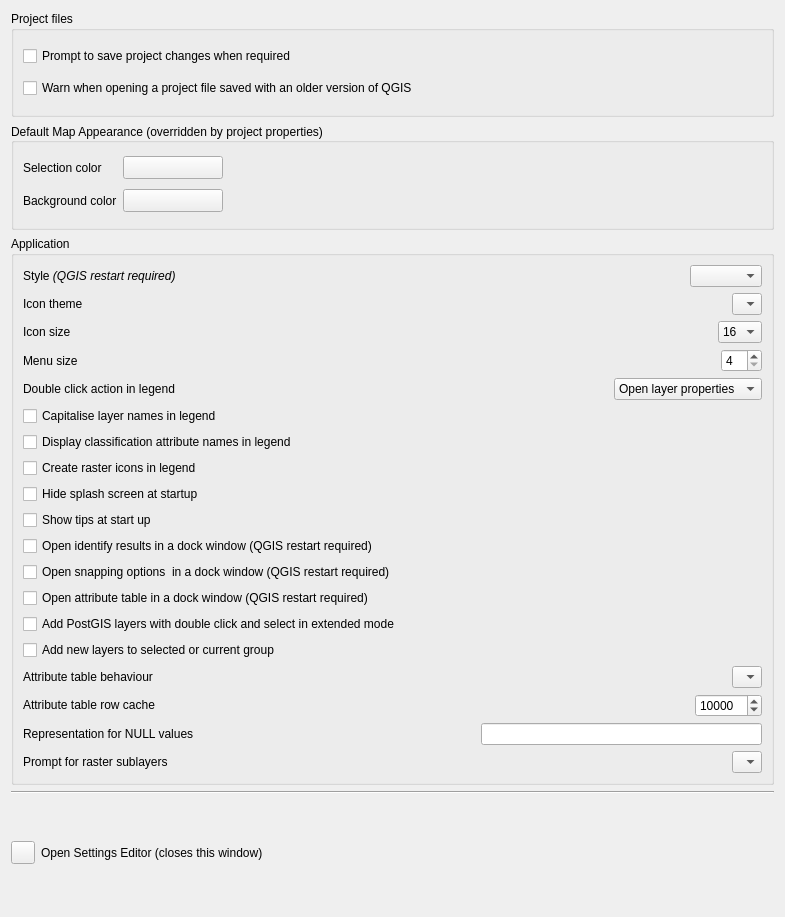
         <widget class="QWidget" name="scrollAreaWidgetContents_3">
          <property name="geometry">
           <rect>
            <x>0</x>
            <y>-146</y>
            <width>785</width>
            <height>917</height>
           </rect>
          </property>
          <layout class="QVBoxLayout" name="verticalLayout_3">
           <item>
            <widget class="QGroupBox" name="groupBox_11">
             <property name="title">
              <string>Project files</string>
             </property>
             <layout class="QVBoxLayout">
              <item>
               <widget class="QCheckBox" name="chbAskToSaveProjectChanges">
                <property name="text">
                 <string>Prompt to save project changes when required</string>
                </property>
               </widget>
              </item>
              <item>
               <widget class="QCheckBox" name="chbWarnOldProjectVersion">
                <property name="text">
                 <string>Warn when opening a project file saved with an older version of QGIS</string>
                </property>
               </widget>
              </item>
             </layout>
            </widget>
           </item>
           <item>
            <widget class="QGroupBox" name="groupBox_9">
             <property name="title">
              <string>Default Map Appearance (overridden by project properties)</string>
             </property>
             <property name="alignment">
              <set>Qt::AlignLeading|Qt::AlignLeft|Qt::AlignVCenter</set>
             </property>
             <property name="flat">
              <bool>false</bool>
             </property>
             <layout class="QGridLayout">
              <item row="0" column="0">
               <widget class="QLabel" name="textLabel1_9">
                <property name="text">
                 <string>Selection color</string>
                </property>
               </widget>
              </item>
              <item row="0" column="3">
               <widget class="QgsColorButton" name="pbnSelectionColor">
                <property name="minimumSize">
                 <size>
                  <width>100</width>
                  <height>0</height>
                 </size>
                </property>
                <property name="text">
                 <string/>
                </property>
               </widget>
              </item>
              <item row="1" column="0">
               <widget class="QLabel" name="label">
                <property name="text">
                 <string>Background color</string>
                </property>
               </widget>
              </item>
              <item row="1" column="3">
               <widget class="QgsColorButton" name="pbnCanvasColor">
                <property name="minimumSize">
                 <size>
                  <width>100</width>
                  <height>0</height>
                 </size>
                </property>
                <property name="text">
                 <string/>
                </property>
               </widget>
              </item>
              <item row="0" column="4">
               <spacer>
                <property name="orientation">
                 <enum>Qt::Horizontal</enum>
                </property>
                <property name="sizeHint" stdset="0">
                 <size>
                  <width>40</width>
                  <height>20</height>
                 </size>
                </property>
               </spacer>
              </item>
              <item row="1" column="4">
               <spacer>
                <property name="orientation">
                 <enum>Qt::Horizontal</enum>
                </property>
                <property name="sizeHint" stdset="0">
                 <size>
                  <width>40</width>
                  <height>20</height>
                 </size>
                </property>
               </spacer>
              </item>
             </layout>
            </widget>
           </item>
           <item>
            <widget class="QGroupBox" name="groupBox">
             <property name="title">
              <string>Application</string>
             </property>
             <layout class="QVBoxLayout" name="verticalLayout_2">
              <item>
               <layout class="QHBoxLayout" name="horizontalLayout_9">
                <property name="topMargin">
                 <number>0</number>
                </property>
                <item>
                 <widget class="QLabel" name="label_18">
                  <property name="text">
                   <string>Style &lt;i&gt;(QGIS restart required)&lt;/i&gt;</string>
                  </property>
                 </widget>
                </item>
                <item>
                 <spacer name="horizontalSpacer_7">
                  <property name="orientation">
                   <enum>Qt::Horizontal</enum>
                  </property>
                  <property name="sizeHint" stdset="0">
                   <size>
                    <width>40</width>
                    <height>20</height>
                   </size>
                  </property>
                 </spacer>
                </item>
                <item>
                 <widget class="QComboBox" name="cmbStyle"/>
                </item>
               </layout>
              </item>
              <item>
               <layout class="QHBoxLayout" name="horizontalLayout_3">
                <item>
                 <widget class="QLabel" name="textLabel1_4">
                  <property name="sizePolicy">
                   <sizepolicy hsizetype="Fixed" vsizetype="Fixed">
                    <horstretch>0</horstretch>
                    <verstretch>0</verstretch>
                   </sizepolicy>
                  </property>
                  <property name="text">
                   <string>Icon theme</string>
                  </property>
                 </widget>
                </item>
                <item>
                 <spacer name="horizontalSpacer_2">
                  <property name="orientation">
                   <enum>Qt::Horizontal</enum>
                  </property>
                  <property name="sizeHint" stdset="0">
                   <size>
                    <width>40</width>
                    <height>20</height>
                   </size>
                  </property>
                 </spacer>
                </item>
                <item>
                 <widget class="QComboBox" name="cmbTheme">
                  <property name="duplicatesEnabled">
                   <bool>false</bool>
                  </property>
                  <item>
                   <property name="text">
                    <string/>
                   </property>
                  </item>
                 </widget>
                </item>
               </layout>
              </item>
              <item>
               <layout class="QHBoxLayout" name="horizontalLayout_7">
                <item>
                 <widget class="QLabel" name="textLabel1_5">
                  <property name="sizePolicy">
                   <sizepolicy hsizetype="Fixed" vsizetype="Fixed">
                    <horstretch>0</horstretch>
                    <verstretch>0</verstretch>
                   </sizepolicy>
                  </property>
                  <property name="text">
                   <string>Icon size</string>
                  </property>
                 </widget>
                </item>
                <item>
                 <spacer name="horizontalSpacer_5">
                  <property name="orientation">
                   <enum>Qt::Horizontal</enum>
                  </property>
                  <property name="sizeHint" stdset="0">
                   <size>
                    <width>40</width>
                    <height>20</height>
                   </size>
                  </property>
                 </spacer>
                </item>
                <item>
                 <widget class="QComboBox" name="cmbIconSize">
                  <property name="duplicatesEnabled">
                   <bool>false</bool>
                  </property>
                  <item>
                   <property name="text">
                    <string>16</string>
                   </property>
                  </item>
                  <item>
                   <property name="text">
                    <string>24</string>
                   </property>
                  </item>
                  <item>
                   <property name="text">
                    <string>32</string>
                   </property>
                  </item>
                 </widget>
                </item>
               </layout>
              </item>
              <item>
               <layout class="QHBoxLayout" name="horizontalLayout_11">
                <item>
                 <widget class="QLabel" name="label_20">
                  <property name="text">
                   <string>Menu size</string>
                  </property>
                 </widget>
                </item>
                <item>
                 <spacer name="horizontalSpacer_9">
                  <property name="orientation">
                   <enum>Qt::Horizontal</enum>
                  </property>
                  <property name="sizeHint" stdset="0">
                   <size>
                    <width>40</width>
                    <height>20</height>
                   </size>
                  </property>
                 </spacer>
                </item>
                <item>
                 <widget class="QSpinBox" name="spinFontSize">
                  <property name="minimum">
                   <number>4</number>
                  </property>
                 </widget>
                </item>
               </layout>
              </item>
              <item>
               <layout class="QHBoxLayout" name="horizontalLayout_8">
                <item>
                 <widget class="QLabel" name="label_15">
                  <property name="text">
                   <string>Double click action in legend</string>
                  </property>
                 </widget>
                </item>
                <item>
                 <spacer name="horizontalSpacer_6">
                  <property name="orientation">
                   <enum>Qt::Horizontal</enum>
                  </property>
                  <property name="sizeHint" stdset="0">
                   <size>
                    <width>40</width>
                    <height>20</height>
                   </size>
                  </property>
                 </spacer>
                </item>
                <item>
                 <widget class="QComboBox" name="cmbLegendDoubleClickAction">
                  <item>
                   <property name="text">
                    <string>Open layer properties</string>
                   </property>
                  </item>
                  <item>
                   <property name="text">
                    <string>Open attribute table</string>
                   </property>
                  </item>
                 </widget>
                </item>
               </layout>
              </item>
              <item>
               <widget class="QCheckBox" name="capitaliseCheckBox">
                <property name="text">
                 <string>Capitalise layer names in legend</string>
                </property>
               </widget>
              </item>
              <item>
               <widget class="QCheckBox" name="cbxLegendClassifiers">
                <property name="text">
                 <string>Display classification attribute names in legend</string>
                </property>
               </widget>
              </item>
              <item>
               <widget class="QCheckBox" name="cbxCreateRasterLegendIcons">
                <property name="text">
                 <string>Create raster icons in legend</string>
                </property>
               </widget>
              </item>
              <item>
               <widget class="QCheckBox" name="cbxHideSplash">
                <property name="text">
                 <string>Hide splash screen at startup</string>
                </property>
               </widget>
              </item>
              <item>
               <widget class="QCheckBox" name="cbxShowTips">
                <property name="text">
                 <string>Show tips at start up</string>
                </property>
               </widget>
              </item>
              <item>
               <widget class="QCheckBox" name="cbxIdentifyResultsDocked">
                <property name="text">
                 <string>Open identify results in a dock window (QGIS restart required)</string>
                </property>
               </widget>
              </item>
              <item>
               <widget class="QCheckBox" name="cbxSnappingOptionsDocked">
                <property name="text">
                 <string>Open snapping options  in a dock window (QGIS restart required)</string>
                </property>
               </widget>
              </item>
              <item>
               <widget class="QCheckBox" name="cbxAttributeTableDocked">
                <property name="text">
                 <string>Open attribute table in a dock window (QGIS restart required)</string>
                </property>
               </widget>
              </item>
              <item>
               <widget class="QCheckBox" name="cbxAddPostgisDC">
                <property name="text">
                 <string>Add PostGIS layers with double click and select in extended mode</string>
                </property>
               </widget>
              </item>
              <item>
               <widget class="QCheckBox" name="cbxAddNewLayersToCurrentGroup">
                <property name="text">
                 <string>Add new layers to selected or current group</string>
                </property>
               </widget>
              </item>
              <item>
               <layout class="QHBoxLayout" name="horizontalLayout_5">
                <item>
                 <widget class="QLabel" name="textLabel1_7">
                  <property name="sizePolicy">
                   <sizepolicy hsizetype="Fixed" vsizetype="Fixed">
                    <horstretch>0</horstretch>
                    <verstretch>0</verstretch>
                   </sizepolicy>
                  </property>
                  <property name="text">
                   <string>Attribute table behaviour</string>
                  </property>
                 </widget>
                </item>
                <item>
                 <spacer name="horizontalSpacer_4">
                  <property name="orientation">
                   <enum>Qt::Horizontal</enum>
                  </property>
                  <property name="sizeHint" stdset="0">
                   <size>
                    <width>40</width>
                    <height>20</height>
                   </size>
                  </property>
                 </spacer>
                </item>
                <item>
                 <widget class="QComboBox" name="cmbAttrTableBehaviour">
                  <property name="duplicatesEnabled">
                   <bool>false</bool>
                  </property>
                  <item>
                   <property name="text">
                    <string/>
                   </property>
                  </item>
                 </widget>
                </item>
               </layout>
              </item>
              <item>
               <layout class="QHBoxLayout" name="horizontalLayout_10">
                <item>
                 <widget class="QLabel" name="textLabel1_12">
                  <property name="sizePolicy">
                   <sizepolicy hsizetype="Fixed" vsizetype="Fixed">
                    <horstretch>0</horstretch>
                    <verstretch>0</verstretch>
                   </sizepolicy>
                  </property>
                  <property name="text">
                   <string>Attribute table row cache</string>
                  </property>
                 </widget>
                </item>
                <item>
                 <spacer name="horizontalSpacer_8">
                  <property name="orientation">
                   <enum>Qt::Horizontal</enum>
                  </property>
                  <property name="sizeHint" stdset="0">
                   <size>
                    <width>40</width>
                    <height>20</height>
                   </size>
                  </property>
                 </spacer>
                </item>
                <item>
                 <widget class="QSpinBox" name="spinBoxAttrTableRowCache">
                  <property name="minimum">
                   <number>1</number>
                  </property>
                  <property name="maximum">
                   <number>100000</number>
                  </property>
                  <property name="singleStep">
                   <number>1000</number>
                  </property>
                  <property name="value">
                   <number>10000</number>
                  </property>
                 </widget>
                </item>
               </layout>
              </item>
              <item>
               <layout class="QHBoxLayout" name="horizontalLayout_6">
                <item>
                 <widget class="QLabel" name="label_14">
                  <property name="text">
                   <string>Representation for NULL values</string>
                  </property>
                 </widget>
                </item>
                <item>
                 <spacer name="horizontalSpacer_3">
                  <property name="orientation">
                   <enum>Qt::Horizontal</enum>
                  </property>
                  <property name="sizeHint" stdset="0">
                   <size>
                    <width>40</width>
                    <height>20</height>
                   </size>
                  </property>
                 </spacer>
                </item>
                <item>
                 <widget class="QLineEdit" name="leNullValue"/>
                </item>
               </layout>
              </item>
              <item>
               <layout class="QHBoxLayout" name="horizontalLayout_12">
                <item>
                 <widget class="QLabel" name="textLabel1_13">
                  <property name="sizePolicy">
                   <sizepolicy hsizetype="Fixed" vsizetype="Fixed">
                    <horstretch>0</horstretch>
                    <verstretch>0</verstretch>
                   </sizepolicy>
                  </property>
                  <property name="text">
                   <string>Prompt for raster sublayers</string>
                  </property>
                 </widget>
                </item>
                <item>
                 <spacer name="horizontalSpacer_10">
                  <property name="orientation">
                   <enum>Qt::Horizontal</enum>
                  </property>
                  <property name="sizeHint" stdset="0">
                   <size>
                    <width>40</width>
                    <height>20</height>
                   </size>
                  </property>
                 </spacer>
                </item>
                <item>
                 <widget class="QComboBox" name="cmbPromptRasterSublayers">
                  <property name="duplicatesEnabled">
                   <bool>false</bool>
                  </property>
                  <item>
                   <property name="text">
                    <string/>
                   </property>
                  </item>
                 </widget>
                </item>
               </layout>
              </item>
             </layout>
            </widget>
           </item>
           <item>
            <widget class="Line" name="line">
             <property name="orientation">
              <enum>Qt::Horizontal</enum>
             </property>
            </widget>
           </item>
           <item>
            <layout class="QHBoxLayout" name="horizontalLayout_14">
             <item>
              <widget class="QToolButton" name="mBtnSettingsEditor">
               <property name="text">
                <string/>
               </property>
               <property name="icon">
                <iconset resource="../../images/images.qrc">
                 <normaloff>:/images/themes/default/mIconProperties.png</normaloff>:/images/themes/default/mIconProperties.png</iconset>
               </property>
               <property name="toolButtonStyle">
                <enum>Qt::ToolButtonIconOnly</enum>
               </property>
              </widget>
             </item>
             <item>
              <widget class="QLabel" name="label_25">
               <property name="text">
                <string>Open Settings Editor (closes this window)</string>
               </property>
              </widget>
             </item>
            </layout>
           </item>
          </layout>
         </widget>
